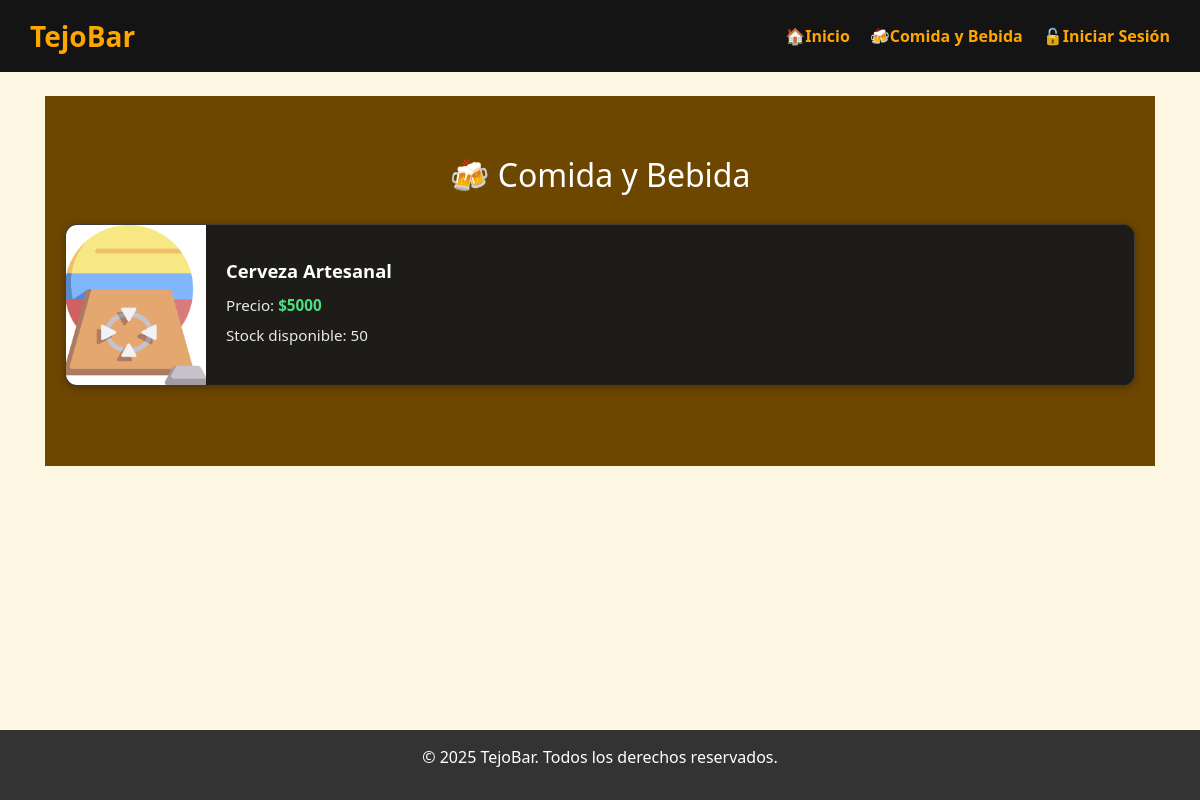
/productos/, run on the app's committed database.
### tejobar_app/models.py (models this page shows, shortened)
class Producto(models.Model):
    nombre = models.CharField(max_length=100)
    precio = models.FloatField()
    stock = models.IntegerField()
    fecha_vencimiento = models.DateField(blank=True, null=True)
    imagen = models.ImageField(upload_to="productos", blank=True, null=True)
    objects = ProductoQuerySet.as_manager()
    @classmethod
    def actualizar_stock_vencidos(cls):
        from django.utils import timezone
        today = timezone.now().date()
        vencidos = cls.objects.filter(
            fecha_vencimiento__lt=today,
            stock__gt=0
        )
        from .models import Novedad # Import here to avoid circular logic at load
        vencidos.update(stock=0)

### tejobar_app/views.py (the view)
# urls.py: path("productos/", views.product_list, name="productos_index"),
def product_list(request: HttpRequest) -> HttpResponse:
    Producto.actualizar_stock_vencidos()
    productos = Producto.objects.disponibles()
    return render(request, "productos/index.html", {"productos": productos})

### tejobar_app/models.py (called while the page is built)
    def disponibles(self):
        from django.utils import timezone
        today = timezone.now().date()
        from django.db.models import Q
        return self.filter(stock__gt=0).filter(
            Q(fecha_vencimiento__gte=today) | Q(fecha_vencimiento__isnull=True)
        )

### templates/productos/index.html (shortened to what this page needs)
{% extends "layouts/public.html" %}
{% load static %}
{% block content %}
<section class="section section-productos" style="min-height: 0; height: fit-content; display: block;">
    <h2>🍻 Comida y Bebida </h2>
    <div class="grid product-grid">
        {% for producto in productos %}
            <a href="{% url 'tejobar_app:productos_show' producto.pk %}" class="product-card" style="display: flex; flex-direction: row; min-height: 160px; background: #1d1c19; border-radius: 12px; overflow: hidden; text-decoration: none;">
                <div class="product-card-image" style="width: 140px; min-width: 140px; height: 160px; flex-shrink: 0; overflow: hidden; background: #2a2a2a;">
                    <img src="{% if producto.imagen %}{{ producto.imagen.url }}{% else %}{% static 'img/productos/default.png' %}{% endif %}" alt="{{ producto.nombre }}" style="width: 100%; height: 100%; object-fit: cover;">
                </div>
                <div class="product-card-content" style="flex: 1; display: flex; flex-direction: column; justify-content: center; padding: 16px 20px; background: #1d1c19; color: #e8e8e8; min-width: 0; text-align: left;">
                    <h3 style="margin: 0 0 8px 0; font-size: 1.15rem; color: #ffffff;">{{ producto.nombre }}</h3>
                    <p style="margin: 4px 0; font-size: 0.95rem; color: #e8e8e8;">Precio: <span style="color: #4ade80; font-weight: 600;">${{ producto.precio|floatformat:0 }}</span></p>
                    <p style="margin: 4px 0; font-size: 0.95rem; color: #e8e8e8;">Stock disponible: {{ producto.stock }}</p>
                </div>
            </a>
        {% endfor %}
    </div>
</section>
{% endblock %}

### static/css/productos.css (style rules this page uses)
body { margin: 0; font-family: 'Segoe UI', sans-serif; background-color: #fdf6e3; color: #333; transition: 1.5s; }
.section { padding: 60px 20px 80px; background-color: #6d4700; color: #ffffff; text-align: center; transition: 1.5s; width: 100%; box-sizing: border-box; }
.section-productos, .container .section.section-productos { min-height: 0 !important; height: fit-content !important; flex: none !important; }
.grid { display: grid; grid-template-columns: repeat(auto-fit, minmax(280px, 1fr)); gap: 20px; margin-top: 30px; }
.product-grid { display: grid; grid-template-columns: repeat(auto-fit, minmax(280px, 1fr)); gap: 20px; margin-top: 30px; }
.product-card { display: flex !important; flex-direction: row !important; align-items: stretch !important; width: 100%; min-height: 160px; background-color: #1d1c19; border: 1px solid #3d3d3d; border-radius: 12px; box-shadow: 0 2px 8px rgba(0,0,0,0.3); overflow: hidden; text-decoration: none; color: #e8e8e8; transition: transform 0.3s ease, box-shadow 0.3s ease; }
.product-card-image { width: 140px !important; min-width: 140px !important; height: 160px !important; flex-shrink: 0 !important; background-size: cover !important; background-position: center !important; background-repeat: no-repeat !important; background-color: #2a2a2a; }
.product-card-content { flex: 1; padding: 16px 20px; display: flex; flex-direction: column; justify-content: center; text-align: left; min-width: 0; background-color: #1d1c19; color: #e8e8e8; }
.product-card-content h3 { font-size: 18px; font-weight: bold; margin: 0 0 8px 0; color: #ffffff; }
.product-card-content p { font-size: 15px; margin: 4px 0; color: #e8e8e8; }

### data on the page
Producto: nombre "Cerveza Artesanal", precio "5000", stock "50"
